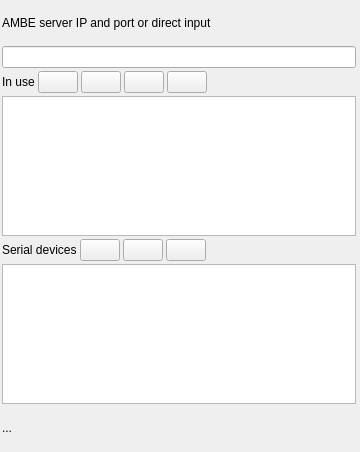
<?xml version="1.0" encoding="UTF-8"?>
<ui version="4.0">
 <class>AMBEGUI</class>
 <widget class="RollupContents" name="AMBEGUI">
  <property name="geometry">
   <rect>
    <x>0</x>
    <y>0</y>
    <width>360</width>
    <height>452</height>
   </rect>
  </property>
  <property name="sizePolicy">
   <sizepolicy hsizetype="Expanding" vsizetype="Fixed">
    <horstretch>0</horstretch>
    <verstretch>0</verstretch>
   </sizepolicy>
  </property>
  <property name="minimumSize">
   <size>
    <width>360</width>
    <height>452</height>
   </size>
  </property>
  <property name="maximumSize">
   <size>
    <width>560</width>
    <height>452</height>
   </size>
  </property>
  <property name="font">
   <font>
    <family>Liberation Sans</family>
    <pointsize>9</pointsize>
   </font>
  </property>
  <property name="windowTitle">
   <string>AMBE Decoder Controller</string>
  </property>
  <widget class="QWidget" name="settingsContainer" native="true">
   <property name="geometry">
    <rect>
     <x>0</x>
     <y>0</y>
     <width>358</width>
     <height>450</height>
    </rect>
   </property>
   <property name="windowTitle">
    <string>Settings</string>
   </property>
   <layout class="QVBoxLayout" name="verticalLayout">
    <property name="spacing">
     <number>3</number>
    </property>
    <property name="leftMargin">
     <number>2</number>
    </property>
    <property name="topMargin">
     <number>2</number>
    </property>
    <property name="rightMargin">
     <number>2</number>
    </property>
    <property name="bottomMargin">
     <number>2</number>
    </property>
    <item>
     <layout class="QHBoxLayout" name="ipTextLayout">
      <item>
       <widget class="QLabel" name="ambeServerLabel">
        <property name="text">
         <string>AMBE server IP and port or direct input</string>
        </property>
       </widget>
      </item>
     </layout>
    </item>
    <item>
     <layout class="QHBoxLayout" name="ipLayout">
      <item>
       <widget class="QLineEdit" name="ambeAddressText">
        <property name="toolTip">
         <string>AMBE server address as ip:port or direct input</string>
        </property>
        <property name="inputMask">
         <string/>
        </property>
       </widget>
      </item>
     </layout>
    </item>
    <item>
     <layout class="QHBoxLayout" name="inUseLayout">
      <item>
       <widget class="QLabel" name="ambeSerialLabel">
        <property name="text">
         <string>In use</string>
        </property>
       </widget>
      </item>
      <item>
       <widget class="QPushButton" name="importAddress">
        <property name="toolTip">
         <string>Use server</string>
        </property>
        <property name="text">
         <string/>
        </property>
        <property name="icon">
         <iconset resource="../../../sdrgui/resources/res.qrc">
          <normaloff>:/arrow_down.png</normaloff>:/arrow_down.png</iconset>
        </property>
       </widget>
      </item>
      <item>
       <widget class="QPushButton" name="removeAmbeDevice">
        <property name="toolTip">
         <string>Remove selected device or server</string>
        </property>
        <property name="text">
         <string/>
        </property>
        <property name="icon">
         <iconset resource="../../../sdrgui/resources/res.qrc">
          <normaloff>:/bin.png</normaloff>:/bin.png</iconset>
        </property>
       </widget>
      </item>
      <item>
       <widget class="QPushButton" name="clearAmbeList">
        <property name="toolTip">
         <string>Remove all devices</string>
        </property>
        <property name="text">
         <string/>
        </property>
        <property name="icon">
         <iconset resource="../../../sdrgui/resources/res.qrc">
          <normaloff>:/sweep.png</normaloff>:/sweep.png</iconset>
        </property>
       </widget>
      </item>
      <item>
       <widget class="QPushButton" name="refreshAmbeList">
        <property name="toolTip">
         <string>Refresh list of devices and servers in use</string>
        </property>
        <property name="text">
         <string/>
        </property>
        <property name="icon">
         <iconset resource="../../../sdrgui/resources/res.qrc">
          <normaloff>:/recycle.png</normaloff>:/recycle.png</iconset>
        </property>
       </widget>
      </item>
      <item>
       <spacer name="horizontalSpacer_2">
        <property name="orientation">
         <enum>Qt::Horizontal</enum>
        </property>
        <property name="sizeHint" stdset="0">
         <size>
          <width>40</width>
          <height>20</height>
         </size>
        </property>
       </spacer>
      </item>
     </layout>
    </item>
    <item>
     <layout class="QHBoxLayout" name="localDeviceLayout">
      <item>
       <widget class="QListWidget" name="ambeDeviceRefs">
        <property name="maximumSize">
         <size>
          <width>16777215</width>
          <height>140</height>
         </size>
        </property>
        <property name="toolTip">
         <string>List of devices/servers in use</string>
        </property>
       </widget>
      </item>
     </layout>
    </item>
    <item>
     <layout class="QHBoxLayout" name="serialLayout">
      <item>
       <widget class="QLabel" name="ambeSerialLabel_2">
        <property name="text">
         <string>Serial devices</string>
        </property>
       </widget>
      </item>
      <item>
       <widget class="QPushButton" name="importSerial">
        <property name="toolTip">
         <string>Use serial device</string>
        </property>
        <property name="text">
         <string/>
        </property>
        <property name="icon">
         <iconset resource="../../../sdrgui/resources/res.qrc">
          <normaloff>:/arrow_up.png</normaloff>:/arrow_up.png</iconset>
        </property>
       </widget>
      </item>
      <item>
       <widget class="QPushButton" name="importAllSerial">
        <property name="toolTip">
         <string>Use all serial devices</string>
        </property>
        <property name="text">
         <string/>
        </property>
        <property name="icon">
         <iconset resource="../../../sdrgui/resources/res.qrc">
          <normaloff>:/double_arrow_up.png</normaloff>:/double_arrow_up.png</iconset>
        </property>
       </widget>
      </item>
      <item>
       <widget class="QPushButton" name="refreshSerial">
        <property name="toolTip">
         <string>Refresh AMBE serial devices list</string>
        </property>
        <property name="text">
         <string/>
        </property>
        <property name="icon">
         <iconset resource="../../../sdrgui/resources/res.qrc">
          <normaloff>:/recycle.png</normaloff>:/recycle.png</iconset>
        </property>
       </widget>
      </item>
      <item>
       <spacer name="horizontalSpacer">
        <property name="orientation">
         <enum>Qt::Horizontal</enum>
        </property>
        <property name="sizeHint" stdset="0">
         <size>
          <width>40</width>
          <height>20</height>
         </size>
        </property>
       </spacer>
      </item>
     </layout>
    </item>
    <item>
     <layout class="QHBoxLayout" name="serialLayout_2">
      <item>
       <widget class="QListWidget" name="ambeSerialDevices">
        <property name="maximumSize">
         <size>
          <width>16777215</width>
          <height>140</height>
         </size>
        </property>
        <property name="toolTip">
         <string>List of AMBE serial devices in the system</string>
        </property>
       </widget>
      </item>
     </layout>
    </item>
    <item>
     <layout class="QHBoxLayout" name="statusLayout">
      <item>
       <widget class="QLabel" name="statusText">
        <property name="text">
         <string>...</string>
        </property>
       </widget>
      </item>
     </layout>
    </item>
   </layout>
  </widget>
 </widget>
 <customwidgets>
  <customwidget>
   <class>RollupContents</class>
   <extends>QWidget</extends>
   <header>gui/rollupcontents.h</header>
   <container>1</container>
  </customwidget>
 </customwidgets>
 <resources>
  <include location="../../../sdrgui/resources/res.qrc"/>
 </resources>
 <connections/>
</ui>
